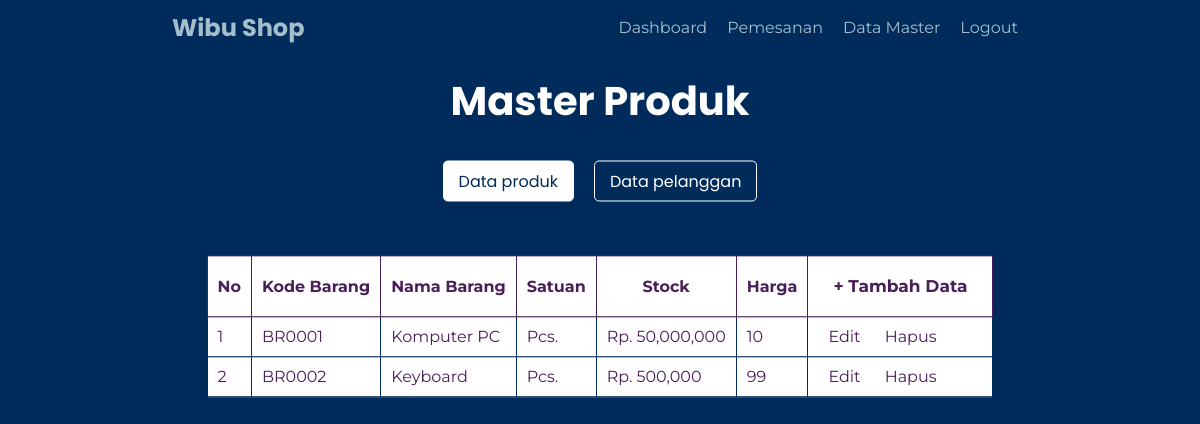
Screenshot of /admin/data-produk.php with the database file from the repository.
### tables this page shows
CREATE TABLE `produk` (
  `id_produk` varchar(10) NOT NULL,
  `nm_produk` varchar(30) NOT NULL,
  `satuan` varchar(10) NOT NULL,
  `harga` decimal(10,0) NOT NULL DEFAULT 0,
  `stock` int(3) NOT NULL DEFAULT 0
);

### admin/data-produk.php (the view, shortened to what this page needs)
<?php
include '../config.php';
?>
<!DOCTYPE html>
<html lang="en">
  <head>
    <link rel="stylesheet" href="css/data-master.css?<?php echo time() ?>" />
  </head>
  <body>
    <nav>
      <div class="logo">Wibu Shop</div>
      <ul>
        <li>
          <a href="admin.php">Dashboard</a>
        </li>
        <li>
          <a href="pemesanan.php">Pemesanan</a>
        </li>
        <li>
          <a href="data-pelanggan.php">Data Master</a>
        </li>
        <li>
          <a href="../login/logout.php">Logout</a>
        </li>
      </ul>
    </nav>
    <section class="homepage">
      <div class="title">
        <h1>Master Produk</h1>
        <div class="data-master">
          <a href="data-produk.php" style="background-color:#fff; color:#002B5B;">Data produk</a>
          <a href="data-pelanggan.php">Data pelanggan</a>
        </div>
      </div>
      <table>
        <tr>
          <th>No</th>
          <th>Kode Barang</th>
          <th>Nama Barang</th>
          <th>Satuan</th>
          <th>Stock</th>
          <th>Harga</th>
          <th>
            <p class="openbtn" onclick="openForm()">+ Tambah Data</p>
          </th>
        </tr>
        <?php
          $nomor = 1;
          $q1 = mysqli_query($koneksi, "SELECT * FROM produk");
          while($hasil = mysqli_fetch_array($q1)){
        ?>
        <tr>
          <td><?php echo $nomor++ ?></td>
          <td><?php echo $hasil['id_produk']?></td>
          <td><?php echo $hasil['nm_produk']?></td>
          <td><?php echo $hasil['satuan']?></td>
          <td>Rp. <?php echo number_format($hasil['harga'])?></td>
          <td><?php echo $hasil['stock']?></td>
          <td>
            <a href="edit-produk.php?kode=<?php echo $hasil['id_produk']?>">Edit</a>
            <a href="?kode=<?php echo $hasil['id_produk'] ?>">Hapus</a>
          </td>
        </tr>
        <?php
          }
        ?>
      </table>
    </section>
  </body>
</html>

### admin/css/data-master.css (style rules this page uses)
:root { --montserrat: 'Montserrat', sans-serif; --poppins: 'Poppins', sans-serif; --birutua: #002B5B; --putih2: #A5BECC; --ungu: #4a1e59; --ungu-muda: #8930a9; --putih: #fff; }
* { margin: 0; padding: 0; box-sizing: border-box; font-family: 'Roboto'; }
body { background-color: var(--birutua); }
nav { width: 100%; padding: 10px 20px; display: flex; justify-content: space-around; align-items: center; position: fixed; background-color: var(--birutua); }
nav .logo { font-size: 24px; color: var(--putih2); font-weight: bold; font-family: var(--poppins); }
nav ul { list-style: none; display: flex; }
nav ul a { color: var(--putih2); text-decoration: none; font-family: var(--montserrat); }
nav ul li a { padding: 0 10px; }
.homepage { width: 100%; height: 100vh; display: flex; flex-direction: column; align-items: center; background-color: var(--birutua); }
.title { transform: translate(0,50%); text-align: center; }
.title h1 { font-size: 40px; color: var(--putih); font-family: var(--poppins); margin-bottom: 20px; }
.data-master { display: flex; padding: 10px 0; }
.data-master a { color: var(--putih); font-family: var(--poppins); text-decoration: none; padding: 0 10px; border: 1px solid var(--putih); padding: 7px 15px; margin: 0 10px; border-radius: 5px; }
table { margin: 100px auto; transform: translate(0, 10%); color: var(--putih); border-collapse: collapse; }
table a { padding: 10px; color: var(--ungu); font-family: var(--montserrat); text-decoration: none; }
table th { padding: 10px; color: var(--ungu); font-family: var(--montserrat); background-color: var(--putih); border: 1px solid var(--ungu); }
table th p { font-family: var(--montserrat); }
table td { border: 1px solid var(--birutua); font-family: var(--montserrat); padding: 10px; background-color: var(--putih); color: var(--ungu); }
.openbtn { background: var(--putih); border: none; padding: 10px 15px; font-size: 17px; cursor: pointer; float: right; }

### rows the page displays
produk: id_produk "BR0001", nm_produk "Komputer PC", satuan "Pcs.", harga "50,000,000", stock "10"
produk: id_produk "BR0002", nm_produk "Keyboard", satuan "Pcs.", harga "500,000", stock "99"
